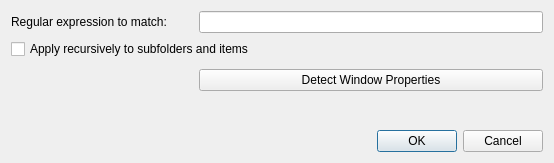
<?xml version="1.0" encoding="UTF-8"?>
<ui version="4.0">
 <class>Dialog</class>
 <widget class="QDialog" name="Dialog">
  <property name="geometry">
   <rect>
    <x>0</x>
    <y>0</y>
    <width>554</width>
    <height>163</height>
   </rect>
  </property>
  <property name="windowTitle">
   <string>Set Window Filter</string>
  </property>
  <layout class="QGridLayout" name="gridLayout">
   <item row="2" column="0" colspan="3">
    <widget class="QCheckBox" name="apply_recursive_check_box">
     <property name="text">
      <string>Apply recursively to subfolders and items</string>
     </property>
    </widget>
   </item>
   <item row="0" column="0">
    <widget class="QLabel" name="regular_expression_label">
     <property name="text">
      <string>Regular expression to match:</string>
     </property>
    </widget>
   </item>
   <item row="3" column="0" colspan="2">
    <spacer name="horizontal_spacer">
     <property name="orientation">
      <enum>Qt::Horizontal</enum>
     </property>
     <property name="sizeHint" stdset="0">
      <size>
       <width>182</width>
       <height>31</height>
      </size>
     </property>
    </spacer>
   </item>
   <item row="3" column="2">
    <widget class="QPushButton" name="detect_window_properties_button">
     <property name="text">
      <string>Detect Window Properties</string>
     </property>
    </widget>
   </item>
   <item row="4" column="0" colspan="3">
    <spacer name="vertical_spacer">
     <property name="orientation">
      <enum>Qt::Vertical</enum>
     </property>
     <property name="sizeHint" stdset="0">
      <size>
       <width>20</width>
       <height>40</height>
      </size>
     </property>
    </spacer>
   </item>
   <item row="5" column="2">
    <widget class="QDialogButtonBox" name="button_box">
     <property name="orientation">
      <enum>Qt::Horizontal</enum>
     </property>
     <property name="standardButtons">
      <set>QDialogButtonBox::Cancel|QDialogButtonBox::Ok</set>
     </property>
    </widget>
   </item>
   <item row="0" column="2">
    <widget class="QLineEdit" name="trigger_regex_line_edit">
     <property name="toolTip">
      <string>Window title or class</string>
     </property>
     <property name="whatsThis">
      <string>Enter a regular expression that matches the title of windows or the window class (WM_CLASS attribute) in which you want this item to trigger.</string>
     </property>
     <property name="clearButtonEnabled">
      <bool>true</bool>
     </property>
    </widget>
   </item>
  </layout>
 </widget>
 <tabstops>
  <tabstop>trigger_regex_line_edit</tabstop>
  <tabstop>apply_recursive_check_box</tabstop>
  <tabstop>detect_window_properties_button</tabstop>
 </tabstops>
 <resources/>
 <connections>
  <connection>
   <sender>button_box</sender>
   <signal>accepted()</signal>
   <receiver>Dialog</receiver>
   <slot>accept()</slot>
   <hints>
    <hint type="sourcelabel">
     <x>388</x>
     <y>159</y>
    </hint>
    <hint type="destinationlabel">
     <x>157</x>
     <y>157</y>
    </hint>
   </hints>
  </connection>
  <connection>
   <sender>button_box</sender>
   <signal>rejected()</signal>
   <receiver>Dialog</receiver>
   <slot>reject()</slot>
   <hints>
    <hint type="sourcelabel">
     <x>388</x>
     <y>159</y>
    </hint>
    <hint type="destinationlabel">
     <x>286</x>
     <y>157</y>
    </hint>
   </hints>
  </connection>
 </connections>
</ui>
